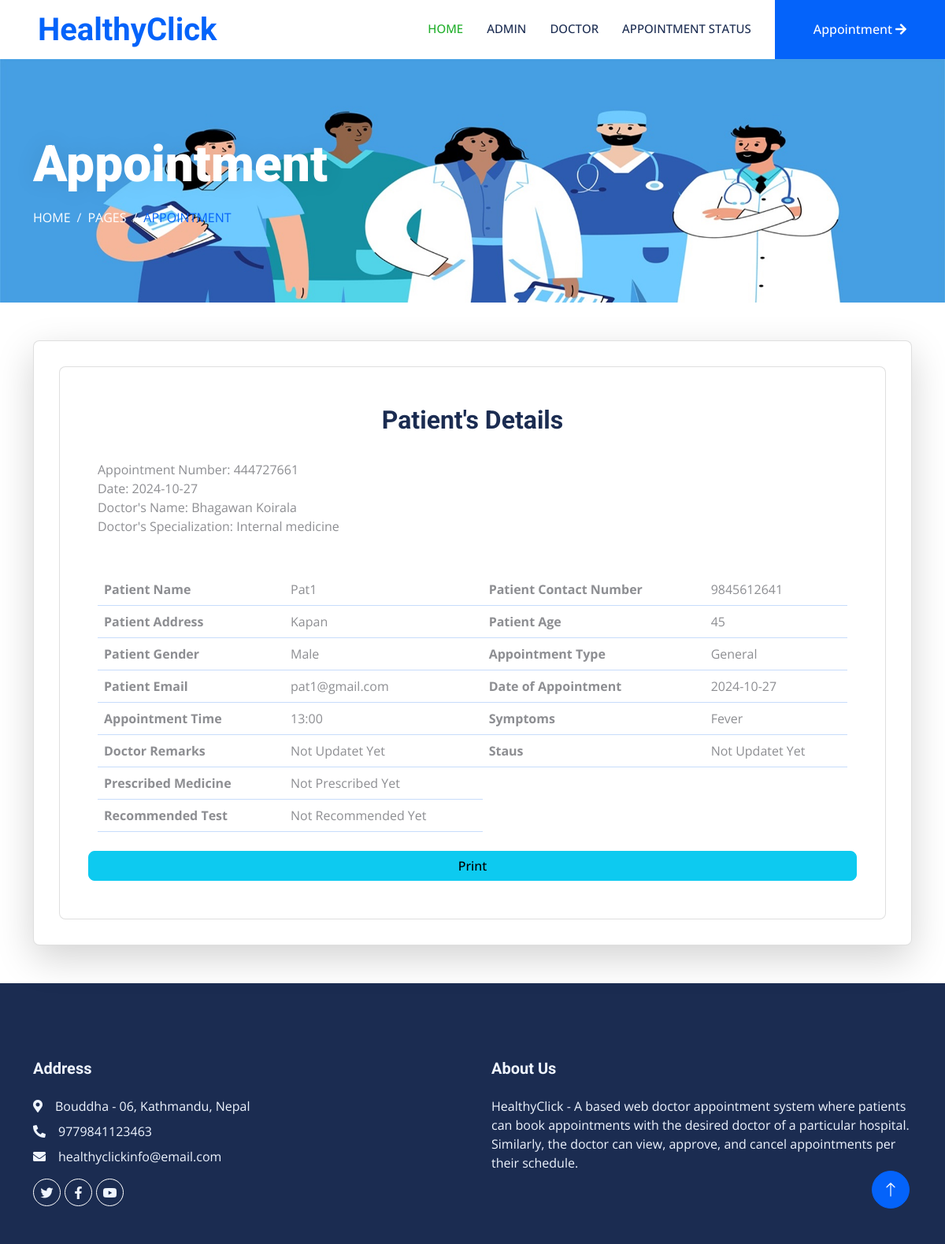
Before: /ViewAppointmentDetails/62/ with the older database file.
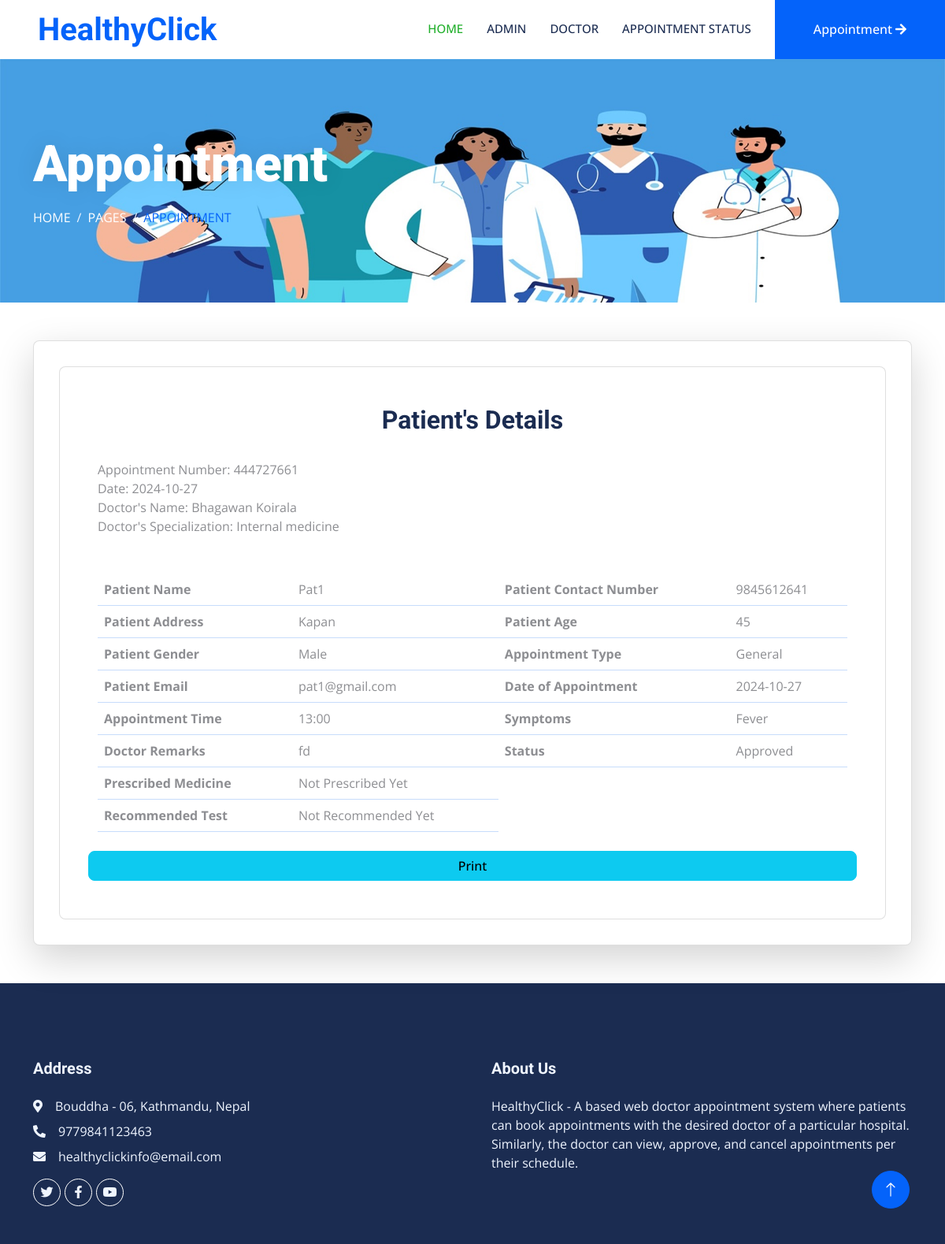
After: the same page with the newer database file.
### dasapp/models.py (models this page shows, shortened)
class Appointment(models.Model):
    appointmentnumber = models.IntegerField(default=0)
    fullname = models.CharField(max_length=250)
    mobilenumber = models.CharField(max_length=11)
    email = models.EmailField(max_length=100)
    address = models.CharField(max_length=200)
    age = models.IntegerField(default=0)
    gender = models.CharField(max_length=100)
    appointmenttype = models.CharField(max_length=100)
    date_of_appointment = models.CharField(max_length=250)
    time_of_appointment = models.CharField(max_length=250)
    doctor_id = models.ForeignKey(DoctorReg, on_delete=models.CASCADE)
    additional_msg = models.TextField(blank=True)
    remark = models.CharField(max_length=250, default=0)
    status = models.CharField(default=0, max_length=200)
    prescription = models.TextField(blank=True, default=0)
    recommendedtest = models.TextField(blank=True, default=0)
    created_at = models.DateTimeField(auto_now_add=True)
    updated_at = models.DateTimeField(auto_now=True)

class DoctorReg(models.Model):
    admin = models.OneToOneField(CustomUser, on_delete=models.CASCADE, null=True, blank=True)
    mobilenumber = models.CharField(max_length=11)
    specialization_id = models.ForeignKey(Specialization, on_delete=models.CASCADE)
    regdate_at = models.DateTimeField(auto_now_add=True)
    updated_at = models.DateTimeField(auto_now=True)

class CustomUser(AbstractUser):
    USER = {
        (1, "admin"),
        (2, "doc"),
    }
    user_type = models.CharField(choices=USER, max_length=50, default=1)
    profile_pic = models.ImageField(upload_to="profile_pics/", blank=True, null=True)

class Specialization(models.Model):
    sname = models.CharField(max_length=200)
    created_at = models.DateTimeField(auto_now_add=True)
    updated_at = models.DateTimeField(auto_now=True)

class Page(models.Model):
    pagetitle = models.CharField(max_length=250)
    address = models.CharField(max_length=250)
    aboutus = models.TextField()
    email = models.EmailField(max_length=200)
    mobilenumber = models.IntegerField(default=0)
    created_at = models.DateTimeField(auto_now_add=True)
    updated_at = models.DateTimeField(auto_now=True)

### docappsystem/userviews.py (the view)
def View_Appointment_Details(request, id):
    page = Page.objects.all()
    specialization = Specialization.objects.all()
    patientdetails = Appointment.objects.filter(id=id).select_related('doctor_id')  # Use select_related for optimization
    context = {
        'patientdetails': patientdetails,
        'page': page,
        'id': id,
    }
    return render(request, 'user_appointment-details.html', context)

### templates/user_appointment-details.html (shortened to what this page needs)
{% extends 'userbase.html' %}
{% load static %}
{% block content %}
<div class="container-fluid page-header py-5 mb-5 wow fadeIn" data-wow-delay="0.1s">
    <div class="container py-5">
        <h1 class="display-3 text-white mb-3 animated slideInDown">Appointment</h1>
        <nav aria-label="breadcrumb animated slideInDown">
            <ol class="breadcrumb text-uppercase mb-0">
                <li class="breadcrumb-item"><a class="text-white" href="#">Home</a></li>
                <li class="breadcrumb-item"><a class="text-white" href="#">Pages</a></li>
                <li class="breadcrumb-item text-primary active" aria-current="page">Appointment</li>
            </ol>
        </nav>
    </div>
</div>
<div class="container-xxl py-10">
    <div class="container">
        <div class="row">
            <div class="col-sm-12">
            <div class="card card-table p-3 shadow-lg">
            <div class="card-body">
            <div class="table-responsive card p-5">
                {% for i in patientdetails %}
                <h2><center>Patient's Details</center></h2>
                <br>Appointment Number: {{i.appointmentnumber}}<br>
                    Date: {{i.date_of_appointment}}<br>
                    Doctor's Name: {{ i.doctor_id.admin.first_name }} {{ i.doctor_id.admin.last_name }}<br>
                    Doctor's Specialization: {{ i.doctor_id.specialization_id.sname }}<br>
                <br>
                <br>
                <table class="table table-hover table-center mb-0 datatable">
                    <tr>
                          <th>Patient Name</th>
                          <td>{{i.fullname}}</td>
                          <th>Patient Contact Number</th>
                          <td>{{i.mobilenumber}}</td>
                    </tr>
                    <tr>
                        <th>Patient Address</th>
                        <td>{{i.address}}</td>
                        <th>Patient Age</th>
                        <td>{{i.age}}</td>
                      </tr>
                      <tr>
                        <th>Patient Gender</th>
                        <td>{{i.gender}}</td>
                        <th>Appointment Type</th>
                        <td>{{i.appointmenttype}}</td>
                      </tr>
                    <tr>
                          <th>Patient Email</th>
                          <td>{{i.email}}</td>
                          <th>Date of Appointment</th>
                          <td>{{i.date_of_appointment}}</td>
                    </tr>
                    <tr>
                        <th>Appointment Time</th>
                        <td>{{i.time_of_appointment}}</td>
                        <th>Symptoms</th>
                        <td>{{i.additional_msg}}</td>
                    </tr>
                    <tr>
                        {% if i.status == '0' %}
                        <th>Doctor Remarks</th>
                        <td>Not Updatet Yet</td>
                        {% else %}
                      <tr>
                          <th>Doctor Remarks</th>
                          <td>{{ i.remark}}</td>{% endif %}
                            {% if i.status == '0' %}
                            <th>Staus</th>
                            <td>Not Updatet Yet</td>
                            {% else %}
                            <th>Status</th>
                            <td>{{ i.status}}</td> {% endif %}
                            </tr>
                            <tr>
                                {% if i.status == 'Completed' %}
                                <th>Prescribed Medicine</th>
                                <td>{{ i.prescription}}</td>
                                {% else %}
                                <th>Prescribed Medicine</th>
                                <td>Not Prescribed Yet</td> {% endif %}
                                </tr>
                                <tr>
                                  {% if i.status == 'Completed' %}
                                  <th>Recommended Test</th>
                                  <td>{{ i.recommendedtest}}</td>
                                  {% else %}
                                  <th>Recommended Test</th>
                                  <td>Not Recommended Yet</td> {% endif %}
                                </tr>
                  </table>
                  <br>
                  <div class="row">
                    <a class="btn btn-info" href="{% url 'pdf_view' id %}">Print</a>
                  </div>
                  {% endfor %}
            </div>
            </div>
            </div>
            </div>
            </div>
    </div>
</div>
{% endblock %}

### templates/userbase.html (shortened to what this page needs)
<!DOCTYPE html>
<html lang="en">
    {% load static %}
<head>
    <link href="https://cdnjs.cloudflare.com/ajax/libs/font-awesome/5.10.0/css/all.min.css" rel="stylesheet">
    <link href="https://cdn.jsdelivr.net/npm/bootstrap-icons@1.4.1/font/bootstrap-icons.css" rel="stylesheet">
    <link href="{% static 'lib/animate/animate.min.css'%}" rel="stylesheet">
    <link href="{% static 'lib/owlcarousel/assets/owl.carousel.min.css'%}" rel="stylesheet">
    <link href="{% static 'lib/tempusdominus/css/tempusdominus-bootstrap-4.min.css'%}" rel="stylesheet" />
    <link href="{% static 'css/bootstrap.min.css'%}" rel="stylesheet">
    <link href="{% static 'css/style.css'%}" rel="stylesheet">
</head>
<body>
{% include 'userincludes/header.html' %}
{% block content %}
{% endblock %}
    {% include 'userincludes/footer.html' %}
</body>
</html>

### templates/userincludes/header.html (shortened to what this page needs)
{% load static %}
    <nav class="navbar navbar-expand-lg bg-white navbar-light sticky-top p-0 wow fadeIn" data-wow-delay="0.1s">
        <a href="{% url 'index' %}" class="navbar-brand d-flex align-items-center px-4 px-lg-5">
            <h1 class="m-0 text-primary">HealthyClick</h1>
        </a>
        <div class="collapse navbar-collapse" id="navbarCollapse">
            <div class="navbar-nav ms-auto p-4 p-lg-0">
                <a href="{% url 'index' %}" class="nav-item nav-link active">Home</a>
                <a href="{% url 'login' %}" class="nav-item nav-link">Admin</a>
                <a href="{% url 'login' %}" class="nav-item nav-link">Doctor</a>
                <a href="{% url 'user_search_appointment' %}" class="nav-item nav-link"> Appointment Status</a>
            <a href="{% url 'appointment' %}" class="btn btn-primary rounded-0 py-4 px-lg-5 d-none d-lg-block">Appointment<i class="fa fa-arrow-right ms-1"></i></a>
        </div>
        </div>
    </nav>

### templates/userincludes/footer.html
{% load static %}
<div class="container-fluid bg-dark text-light footer mt-5 pt-5 wow fadeIn" data-wow-delay="0.1s">
    <div class="container py-5">
        <div class="row g-5">
            <div class="col-lg-6 col-md-6">
                <h5 class="text-light mb-4">Address</h5>
                {% for i in page %}
                <p class="mb-2"><i class="fa fa-map-marker-alt me-3"></i>{{i.address}}</p>
                <p class="mb-2"><i class="fa fa-phone-alt me-3"></i>{{i.mobilenumber}}</p>
                <p class="mb-2"><i class="fa fa-envelope me-3"></i>{{i.email}}</p>{% endfor %}
                <div class="d-flex pt-2">
                    <a class="btn btn-outline-light btn-social rounded-circle" href=""><i class="fab fa-twitter"></i></a>
                    <a class="btn btn-outline-light btn-social rounded-circle" href=""><i class="fab fa-facebook-f"></i></a>
                    <a class="btn btn-outline-light btn-social rounded-circle" href=""><i class="fab fa-youtube"></i></a>
                </div>
            </div>
            <div class="col-lg-6 col-md-6">
                <h5 class="text-light mb-4">About Us</h5>
                {% for i in page %}
                {{ i.aboutus }}{% endfor %}
            </div>
        </div>
    </div>
</div>
<a href="#" class="btn btn-lg btn-primary btn-lg-square rounded-circle back-to-top"><i class="bi bi-arrow-up"></i></a>

### static/css/style.css (style rules this page uses)
:root { --primary: #21af2b; --light: #EFF5FF; --dark: #1B2C51; }
.back-to-top { position: fixed; display: none; right: 45px; bottom: 45px; z-index: 99; }
.btn { font-weight: 500; transition: .5s; }
.btn.btn-primary, .btn.btn-secondary { color: #FFFFFF; }
.btn-lg-square { width: 48px; height: 48px; }
.btn-square, .btn-sm-square, .btn-lg-square { padding: 0; display: flex; align-items: center; justify-content: center; font-weight: normal; }
.navbar .navbar-nav .nav-link { margin-right: 30px; padding: 25px 0; color: #FFFFFF; font-size: 15px; font-weight: 500; text-transform: uppercase; outline: none; }
.navbar .navbar-nav .nav-link:hover, .navbar .navbar-nav .nav-link.active { color: var(--primary); }
.navbar .navbar-brand, .navbar a.btn { height: 75px; }
.navbar .navbar-nav .nav-link { color: var(--dark); font-weight: 500; }
.navbar.sticky-top { top: -100px; transition: .5s; }
.page-header { background: url(../img/header-page.jpg) top center no-repeat; background-size: cover; text-shadow: 0 0 30px rgba(0, 0, 0, .1); }
.breadcrumb-item + .breadcrumb-item::before { color: var(--light); }
.footer .btn.btn-social { margin-right: 5px; width: 35px; height: 35px; display: flex; align-items: center; justify-content: center; color: var(--light); border: 1px solid #FFFFFF; transition: .3s; }

Changed rows visible on the page:
changed Appointment "Pat1": remark (not shown) → "fd"; status (not shown) → "Approved"; status "Not Updatet Yet Staus Not Updatet Yet" → "Status"
